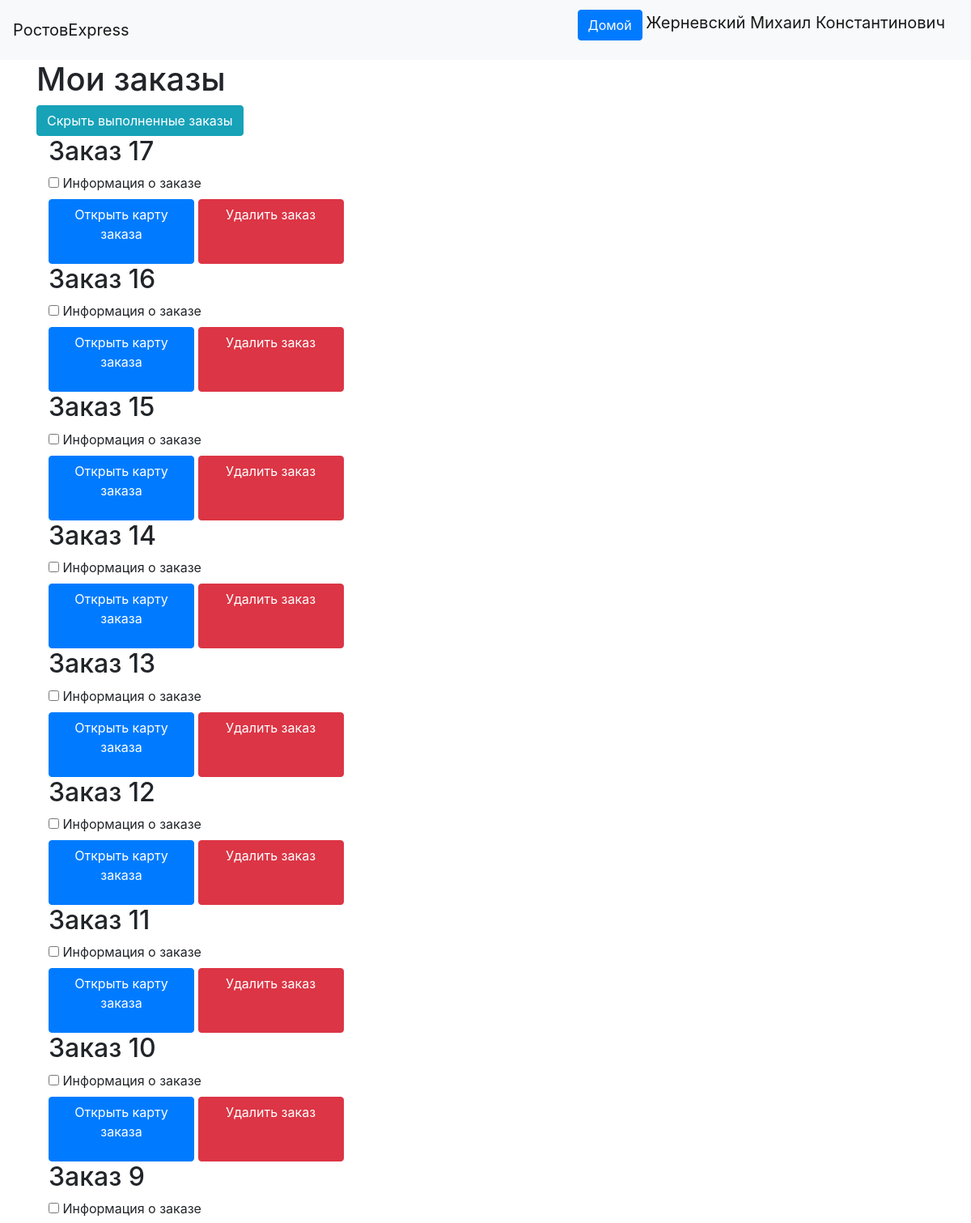
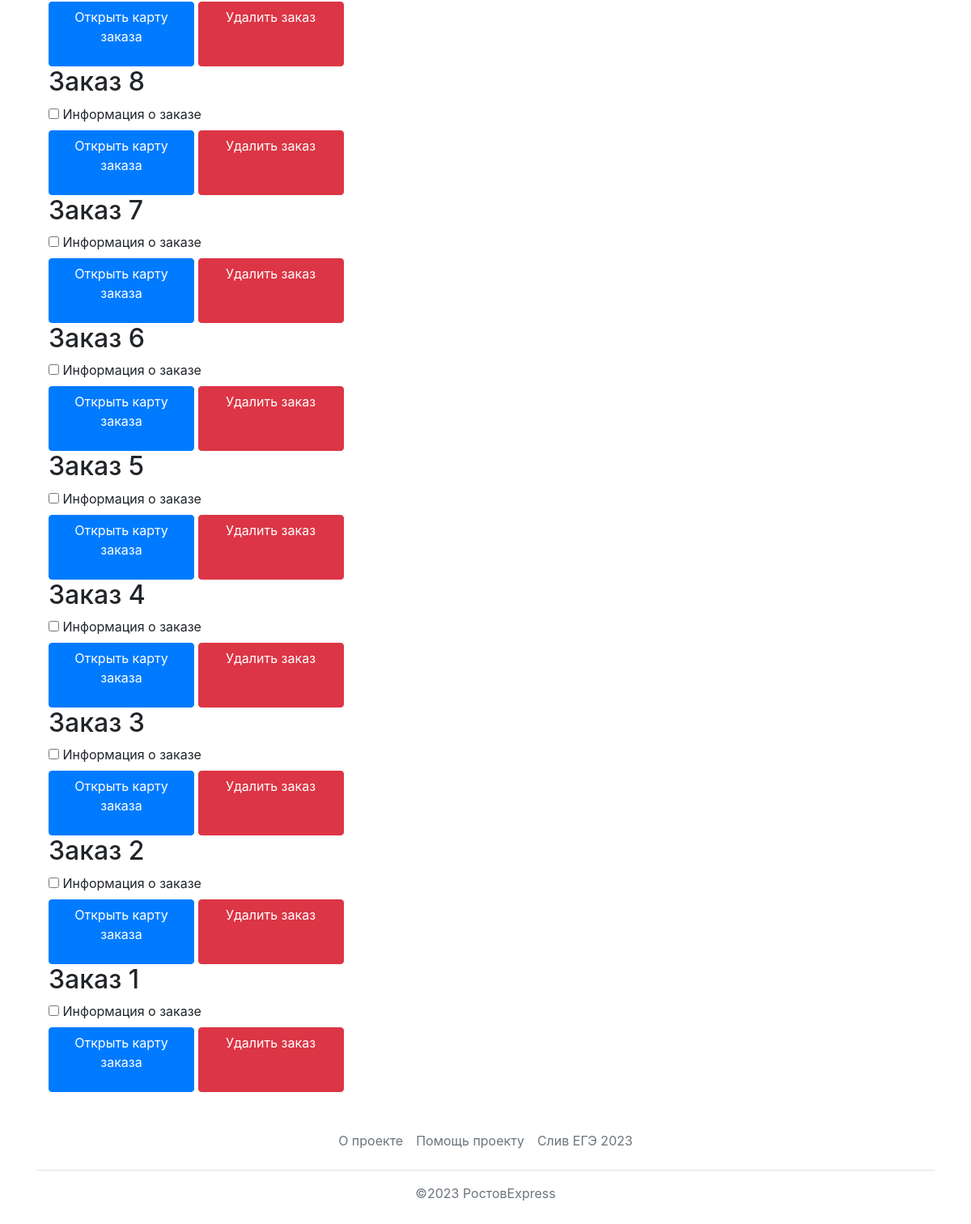
Page /orders/view (signed in) on the committed database (2 pictures, top to bottom).
### data/users.py (models this page shows, shortened)
class User(SqlAlchemyBase, UserMixin):
    __tablename__ = 'users'
    id = sqlalchemy.Column(sqlalchemy.Integer,
                           primary_key=True, autoincrement=True)
    name = sqlalchemy.Column(sqlalchemy.String, nullable=True)
    about = sqlalchemy.Column(sqlalchemy.String, nullable=True)
    email = sqlalchemy.Column(sqlalchemy.String,
                              index=True, unique=True, nullable=True)
    phone_number = sqlalchemy.Column(sqlalchemy.String,
                                     index=True, unique=True, nullable=True)
    hashed_password = sqlalchemy.Column(sqlalchemy.String, nullable=True)
    created_date = sqlalchemy.Column(sqlalchemy.DateTime, default=datetime.datetime.now)
    user_type = sqlalchemy.Column(sqlalchemy.Integer, nullable=True)
    c_id = sqlalchemy.Column(sqlalchemy.Integer, sqlalchemy.ForeignKey('couriers.id'), nullable=True)
    show_completed = sqlalchemy.Column(sqlalchemy.Boolean, default=0)
    sqlalchemy.orm.relation('Courier')

### data/orders.py (models this page shows)
class Order(SqlAlchemyBase):
    __tablename__ = 'orders'
    id = sqlalchemy.Column(sqlalchemy.Integer, primary_key=True)
    weight = sqlalchemy.Column(sqlalchemy.Float, nullable=True)
    region = sqlalchemy.Column(sqlalchemy.Integer, nullable=True)
    orders_courier = sqlalchemy.Column(sqlalchemy.Integer, sqlalchemy.ForeignKey('couriers.id'))
    user_id = sqlalchemy.Column(sqlalchemy.Integer, sqlalchemy.ForeignKey("users.id"))
    address = sqlalchemy.Column(sqlalchemy.String, nullable=True)
    complete_time = sqlalchemy.Column(sqlalchemy.String, nullable=True, default='')
    sqlalchemy.orm.relation('User')
    sqlalchemy.orm.relation('Courier')

### main.py (the view)
@app.route('/orders/view', methods=['POST', 'GET'])
@login_required
def get_user_orders():
    user_id = current_user.id
    db_sess = db_session.create_session()
    orders = []
    if current_user.user_type < 3:
        orders = db_sess.query(Order).filter(Order.user_id == user_id).all()
    else:
        orders = db_sess.query(Order).all()
    items = collect_info_about_orders(orders, db_sess, current_user.show_completed)
    items.reverse()
    return render_template('existing_orders.html', title="Мои заказы", items=items)

### data/db_session.py (called while the page is built)
def create_session() -> Session:
    global __factory
    return __factory()

### main.py (called while the page is built)
@login_manager.user_loader
def load_user(user_id):
    db_sess = db_session.create_session()
    return db_sess.query(User).get(user_id)

### templates/existing_orders.html (shortened to what this page needs)
{% extends "base.html" %}
{% block content %}
    <h1>Мои заказы</h1>
    <a class="btn btn-info " href="/change_flag">
    {% if current_user.show_completed %}
        Скрыть выполненные заказы
    {% else %}
        Показать выполненные заказы
    {% endif %}
    </a>
    {% for item in items %}
        <div class="container">
            <h2>Заказ {{ item[0].id }}</h2>
            <div>
                <input type="checkbox" id="view_info{{ item[0].id }}"
                       onclick="myFunction(view_info{{ item[0].id }}.id, order_info{{ item[0].id }}.id)">
                <label for="view_info_+{{ item[0].id }}">Информация о заказе</label>
            </div>
            <a class="btn btn-primary" style="width: 180px; height:80px" href="/orders/view/{{ item[0].id }}">Открыть
                карту заказа</a>
            <a class="btn btn-danger" style="width: 180px; height:80px" href="/orders/delete/{{ item[0].id }}">Удалить
                заказ</a>
        </div>
    {% endfor %}
{% endblock %}

### templates/base.html (shortened to what this page needs)
<!doctype html>
<html lang="en">
<head>
    <link rel="stylesheet"
          href="https://stackpath.bootstrapcdn.com/bootstrap/4.4.1/css/bootstrap.min.css"
>
</head>
<body>
<header>
    <nav class="navbar navbar-light bg-light">
        <a class="navbar-brand" href="#">РостовExpress</a>
        {% if current_user.is_authenticated %}
            <p>
                <a class="btn btn-primary " href="/">Домой</a>
                <a class="navbar-brand" href="/logout">{{ current_user.name }}</a>
            </p>
        {% else %}
            <p>
                <a class="btn btn-primary " href="/register">Зарегистрироваться</a>
                <a class="btn btn-success" href="/login">Войти</a>
            </p>
        {% endif %}
    </nav>
</header>
<main role="main" class="container">
    {% block content %}{% endblock %}
</main>
<div class="container">
    <footer class="py-3 my-4">
        <ul class="nav justify-content-center border-bottom pb-3 mb-3">
            <li class="nav-item"><a
                    href="https://docs.google.com/document/d/181rVJnixCkqp7kEEYyXy6jRmIWrEmT0YMYidJ4JE5xg/edit?usp=sharing"
                    class="nav-link px-2 text-muted">О проекте</a></li>
            <li class="nav-item"><a href="/donations" class="nav-link px-2 text-muted">Помощь проекту</a></li>
            <li class="nav-item"><a href="https://www.youtube.com/watch?v=dQw4w9WgXcQ" class="nav-link px-2 text-muted">Слив
                ЕГЭ 2023</a></li>
        </ul>
        <p class="text-center text-muted">©2023 РостовExpress</p>
    </footer>
</div>
</body>
</html>

### rows in the picture
User: name "Жерневский Михаил Константинович"
Order: id "17"
Order: id "16"
Order: id "15"
Order: id "14"
Order: id "13"
Order: id "12"
Order: id "11"
Order: id "10"
Order: id "9"
Order: id "8"
Order: id "7"
Order: id "6"
Order: id "5"
Order: id "4"
Order: id "3"
Order: id "2"
Order: id "1"
